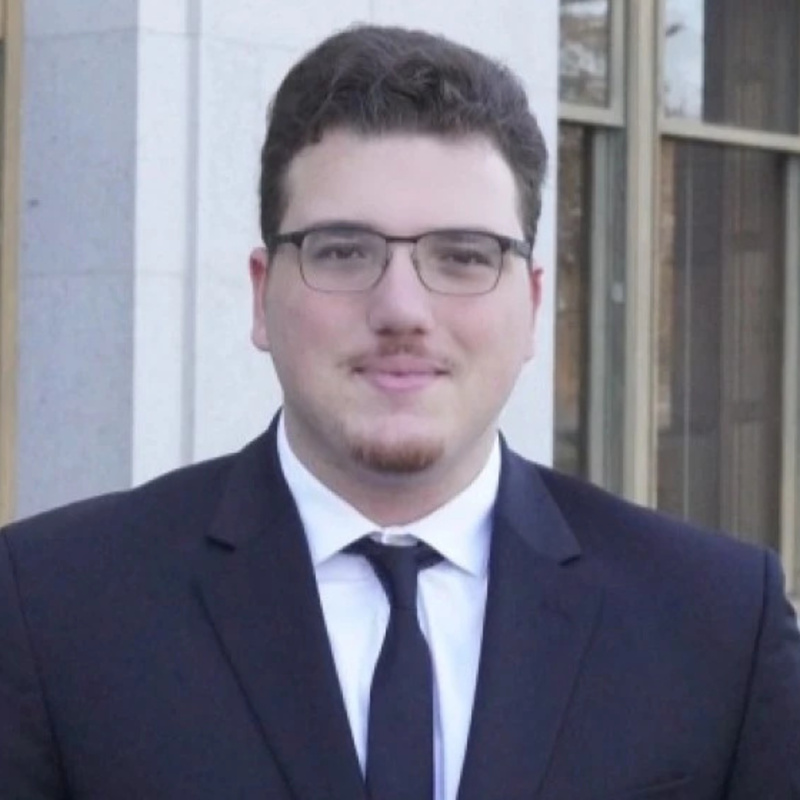
#> input picture people/doruk/front_portrait/source.jpg, 800 x 800 px, found by its file name
$ python cutout.py source.jpg out.png
#> lines starting #> are read from the running program, lines starting #| are printed output that depends on the picture; after the words box and inside, x2 and y2 are one past the last pixel; in counts of white or black regions, pixels touching at a corner belong together
# GrabCut cut-out of the person -> cutout_mask.png (255 = person)
import cv2, numpy as np, sys
D = sys.argv[1]
im = cv2.imread(f"{D}/source.jpg"); H, W = im.shape[:2]
#> further down, im is the input picture: shape (800, 800, 3); mean B, G, R 133.7, 119.7, 120
#> after `H, W = im.shape[:2]`: H = 800; W = 800
m = np.full((H, W), cv2.GC_BGD, np.uint8)
m[190:, 30:770] = cv2.GC_PR_BGD
cv2.ellipse(m, (410, 400), (150, 200), 0, 0, 360, cv2.GC_PR_FGD, -1)   # head
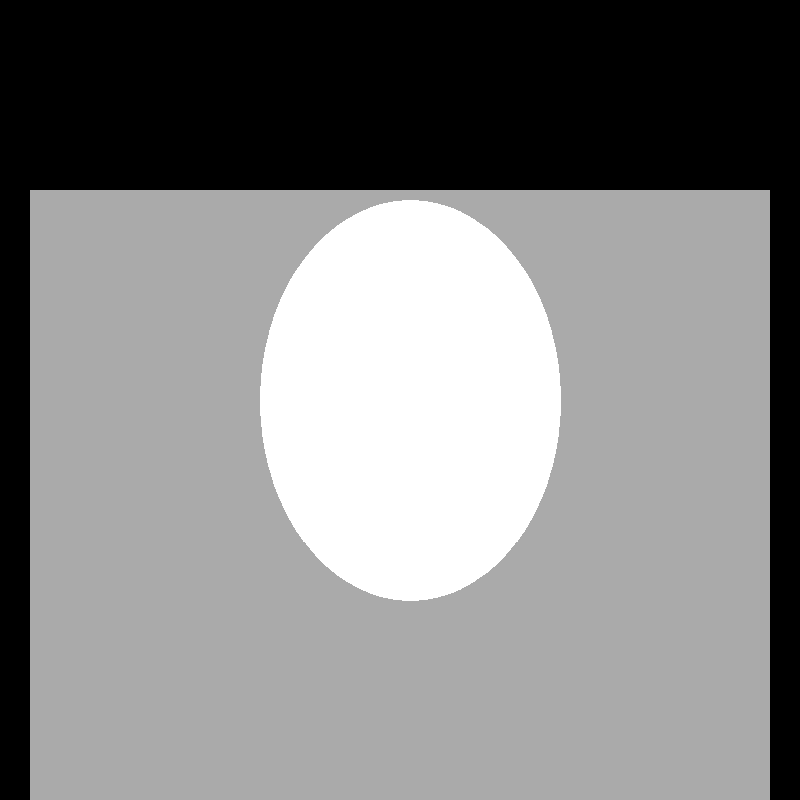
#> m: shape (800, 800); min 0, max 3, mean 1.56; drawn with min black and max white
m[520:, 80:720] = cv2.GC_PR_FGD                                         # shoulders / suit
cv2.ellipse(m, (408, 410), (80, 110), 0, 0, 360, cv2.GC_FGD, -1)        # face core
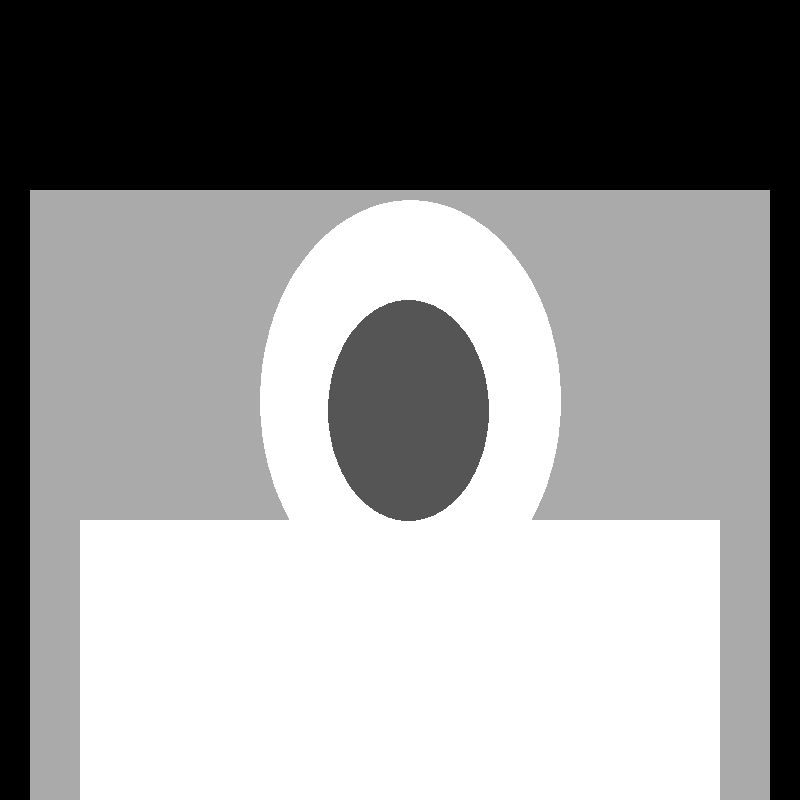
#> m: shape (800, 800); min 0, max 3, mean 1.73; drawn with min black and max white
m[600:, 250:560] = cv2.GC_FGD                                           # chest
bg, fg = np.zeros((1, 65), np.float64), np.zeros((1, 65), np.float64)
cv2.grabCut(im, m, None, bg, fg, 8, cv2.GC_INIT_WITH_MASK)
out = np.where((m == cv2.GC_FGD) | (m == cv2.GC_PR_FGD), 255, 0).astype(np.uint8)
n, lab, st, _ = cv2.connectedComponentsWithStats(out)
out = np.where(lab == 1 + np.argmax(st[1:, 4]), 255, 0).astype(np.uint8)
out = cv2.morphologyEx(out, cv2.MORPH_CLOSE, np.ones((15, 15), np.uint8))
out = cv2.morphologyEx(out, cv2.MORPH_OPEN, np.ones((7, 7), np.uint8))
out[730:, 735:] = 0                                                     # plant in the corner
cv2.imwrite(f"{D}/cutout_mask.png", out)
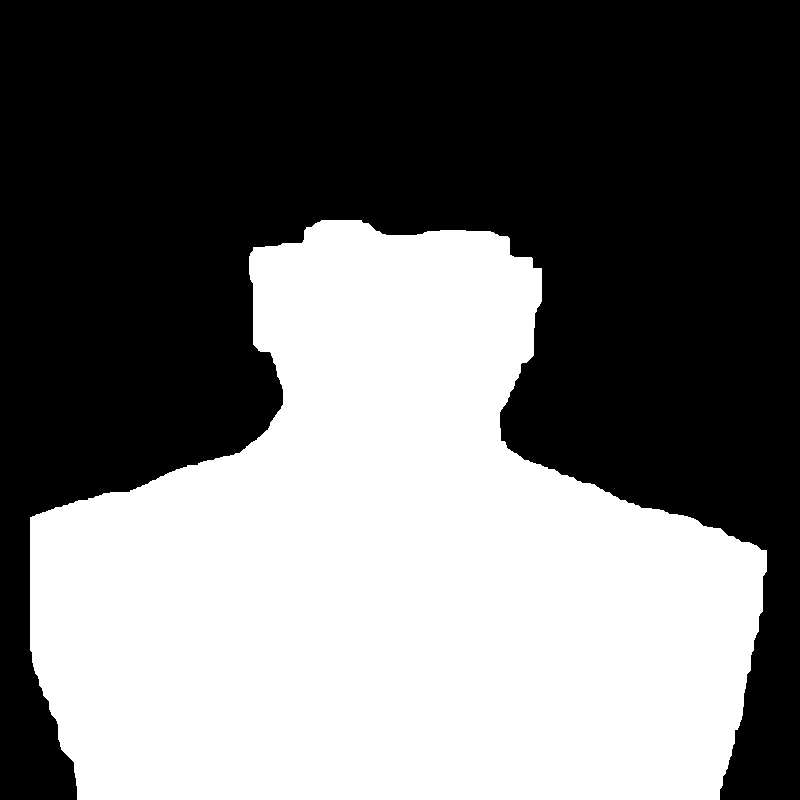
#> saved as cutout_mask.png: shape (800, 800); 44.6% white; 1 white region, box (x1, y1, x2, y2) and area: (30, 220, 767, 800) 285480
v = im.copy(); v[out == 0] = (v[out == 0] * 0.25 + np.array([200, 0, 200]) * 0.75).astype(np.uint8)
#> after `v[out == 0] = (v[out == 0] * 0.25 + np.array([200, 0, 200]) * 0.75).as`:
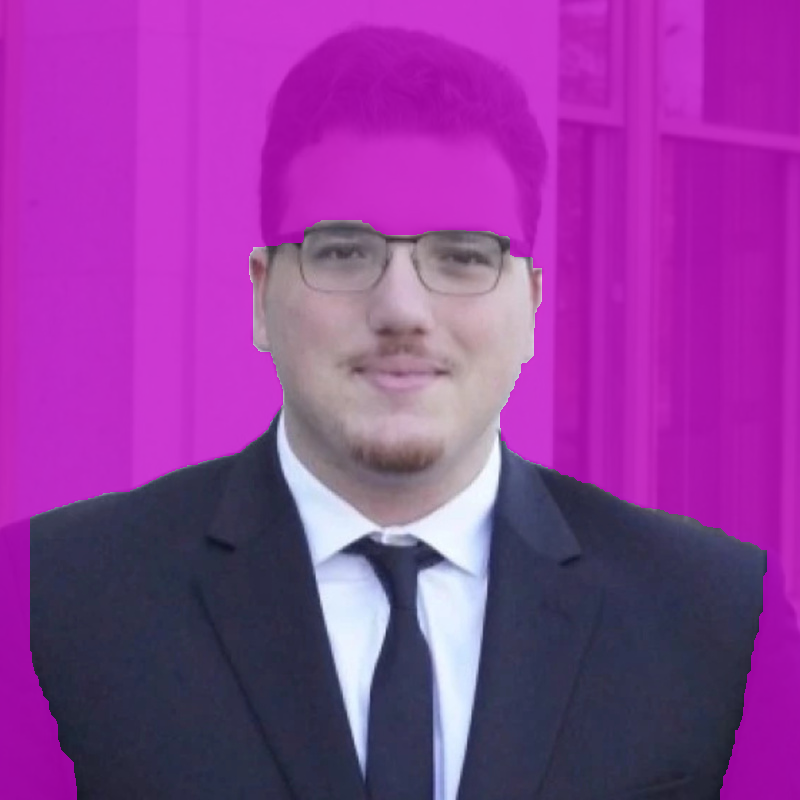
#> v: shape (800, 800, 3); mean B, G, R 153.1, 59.4, 143.3
cv2.imwrite(sys.argv[2], v)
# then (by hand): source.jpg / cutout_mask.png = 560x560+130+200 crop of the full-frame versions, resized to 800x800
